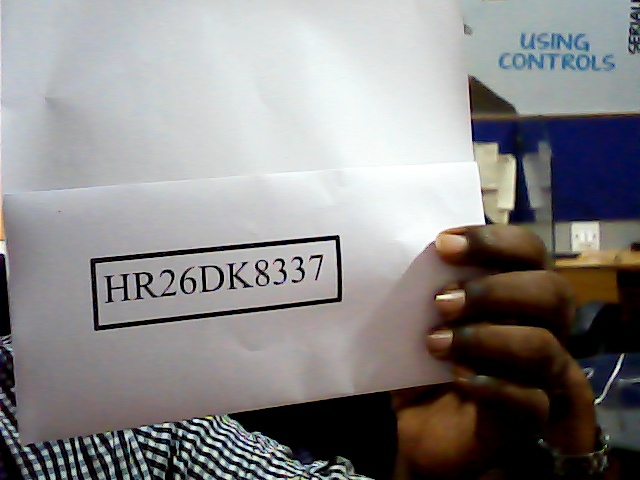
#> input picture number/Data/img.jpg, 640 x 480 px, found by its file name
$ jupyter execute --allow-errors number1.ipynb
#> lines starting #> are read from the running program, lines starting #| are printed output that depends on the picture; after the words box and inside, x2 and y2 are one past the last pixel; in counts of white or black regions, pixels touching at a corner belong together
[cell 1]
import os
os.environ['KMP_DUPLICATE_LIB_OK']='True'

[cell 2]
import cv2
from matplotlib import pyplot as plt
import numpy as np
import imutils
import easyocr
import re

[cell 3]
import cv2
import numpy as np

numberPlateCascade = cv2.CascadeClassifier('haarcascade_russian_plate_number.xml')
plat_detector =  cv2.CascadeClassifier(cv2.data.haarcascades + "haarcascade_russian_plate_number.xml")
img = cv2.imread('data/img.jpg')
#> img is the input picture: shape (480, 640, 3); mean B, G, R 135.2, 135, 137
gray = cv2.cvtColor(img, cv2.COLOR_BGR2GRAY)
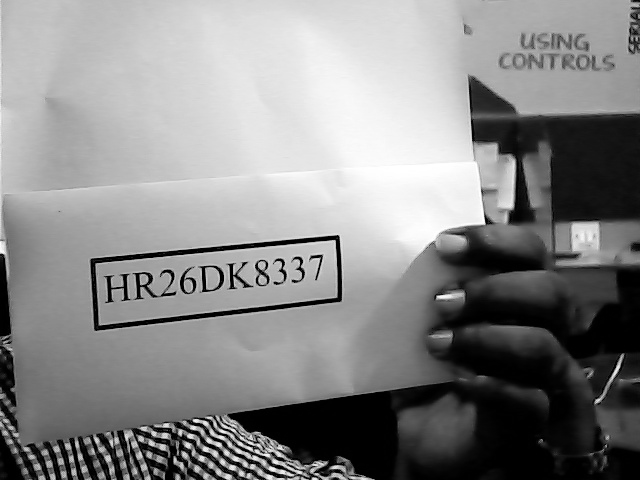
#> gray: shape (480, 640); min 0, max 255, mean 135.6

plates = plat_detector.detectMultiScale(img,scaleFactor=1.2,minNeighbors = 5, minSize=(25,25))
#> plates = ()

for (x,y,w,h) in plates:
    cv2.putText(img,text='License Plate',org=(x-3,y-3),fontFace=cv2.FONT_HERSHEY_COMPLEX,color=(0,0,255),thickness=1,fontScale=0.6)
    #img[y:y+h,x:x+w] = cv2.blur(img[y:y+h,x:x+w],ksize=(10,10))
    cv2.rectangle(img,(x,y),(x+w,y+h),(255,0,0),2)
#> this loop made 0 passes

[cell 4]
#plt.imshow(img)

[cell 5]
from PIL import Image

[cell 6]
img1=Image.fromarray(img)

[cell 7]
img1.save('new1.jpg')

## 1. Read in Image, Grayscale and Blur

[cell 8]
img = cv2.imread('new1.jpg')
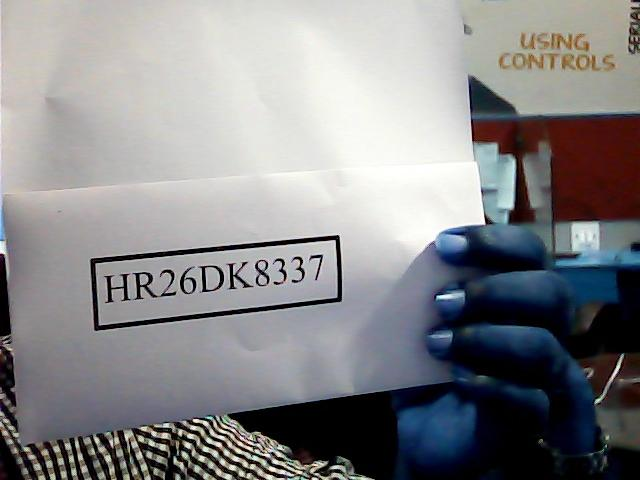
#> img: shape (480, 640, 3); mean B, G, R 137.1, 135.1, 135.2
gray = cv2.cvtColor(img, cv2.COLOR_BGR2GRAY)
plt.imshow(cv2.cvtColor(gray, cv2.COLOR_BGR2RGB))

## 2. Apply filter and find edges for localization

[cell 9]
bfilter = cv2.bilateralFilter(gray, 11, 17, 17) #Noise reduction
edged = cv2.Canny(bfilter, 30, 200) #Edge detection
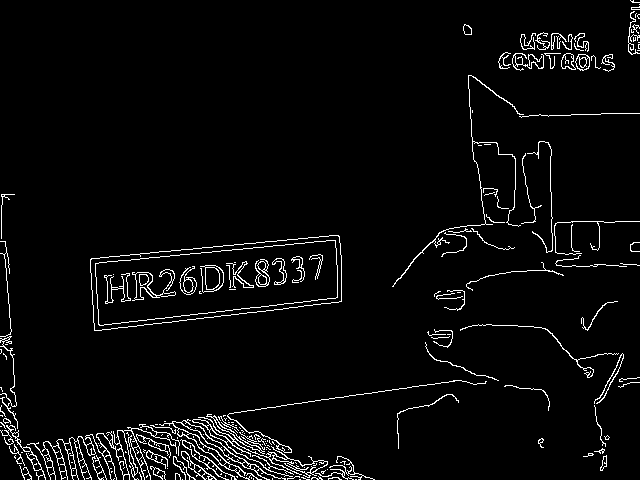
#> edged: shape (480, 640); 3.9% white in thin lines or dots
plt.imshow(cv2.cvtColor(edged, cv2.COLOR_BGR2RGB))

## 3. Find Contours and Apply Mask

[cell 10]
keypoints = cv2.findContours(edged.copy(), cv2.RETR_TREE, cv2.CHAIN_APPROX_SIMPLE)
#> keypoints = 290 contours, 206 with area under 20; largest, box (x1, y1, x2, y2) and area: (90, 235, 342, 331) 17376, (90, 235, 342, 331) 17372, (95, 240, 338, 326) 14486, (95, 240, 338, 326) 14484, (159, 419, 286, 480) 899
contours = imutils.grab_contours(keypoints)
#> contours has the same summary as keypoints
contours = sorted(contours, key=cv2.contourArea, reverse=True)[:10]
#> contours = 10 contours; largest, box (x1, y1, x2, y2) and area: (90, 235, 342, 331) 17376, (90, 235, 342, 331) 17372, (95, 240, 338, 326) 14486, (95, 240, 338, 326) 14484, (159, 419, 286, 480) 899

[cell 11]
location = None
for contour in contours:
    approx = cv2.approxPolyDP(contour, 20, True)
    if len(approx) == 4:
        location = approx
        break
#> this loop made 1 pass
#> location on pass 1: [[339, 236], [91, 258], [94, 330], [341, 301]]

[cell 12]
location
#> Out = [[339, 236], [91, 258], [94, 330], [341, 301]]

[cell 13]
mask = np.zeros(gray.shape, np.uint8)
new_image = cv2.drawContours(mask, [location], 0,255, -1)
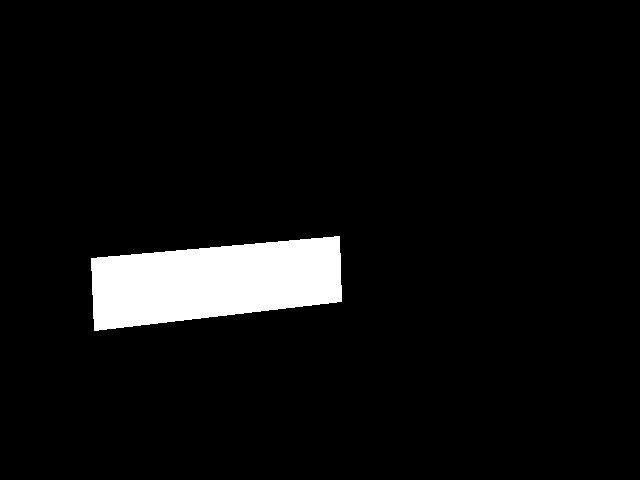
#> new_image: shape (480, 640); 5.6% white; 1 white region, box (x1, y1, x2, y2) and area: (91, 236, 342, 331) 17335
new_image = cv2.bitwise_and(img, img, mask=mask)
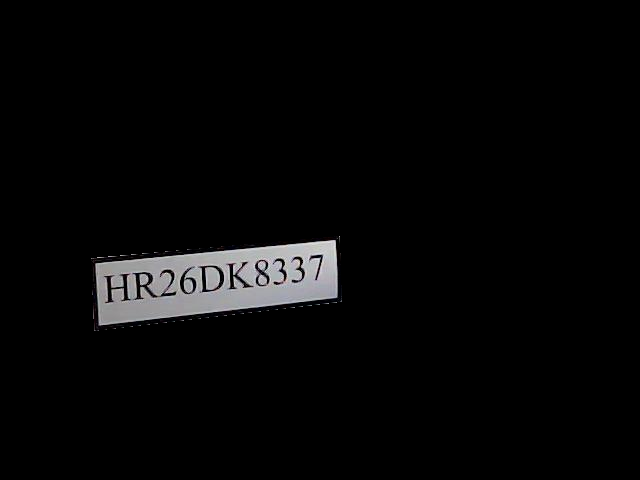
#> new_image: shape (480, 640, 3); mean B, G, R 7.4, 7.3, 7.3

[cell 14]
plt.imshow(cv2.cvtColor(new_image, cv2.COLOR_BGR2RGB))

[cell 15]
(x,y) = np.where(mask==255)
#> x = 17335 values from 236 to 330; y = 17335 values, max 341 at index 9728, min 91 at index 2743, mean 214.1
(x1, y1) = (np.min(x), np.min(y))
#> x1 = 236; y1 = 91
(x2, y2) = (np.max(x), np.max(y))
#> x2 = 330; y2 = 341
cropped_image = gray[x1:x2+1, y1:y2+1]
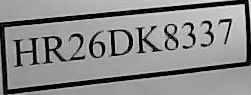
#> cropped_image: shape (95, 251); min 0, max 234, mean 138.4

[cell 16]
plt.imshow(cv2.cvtColor(cropped_image, cv2.COLOR_BGR2RGB))
